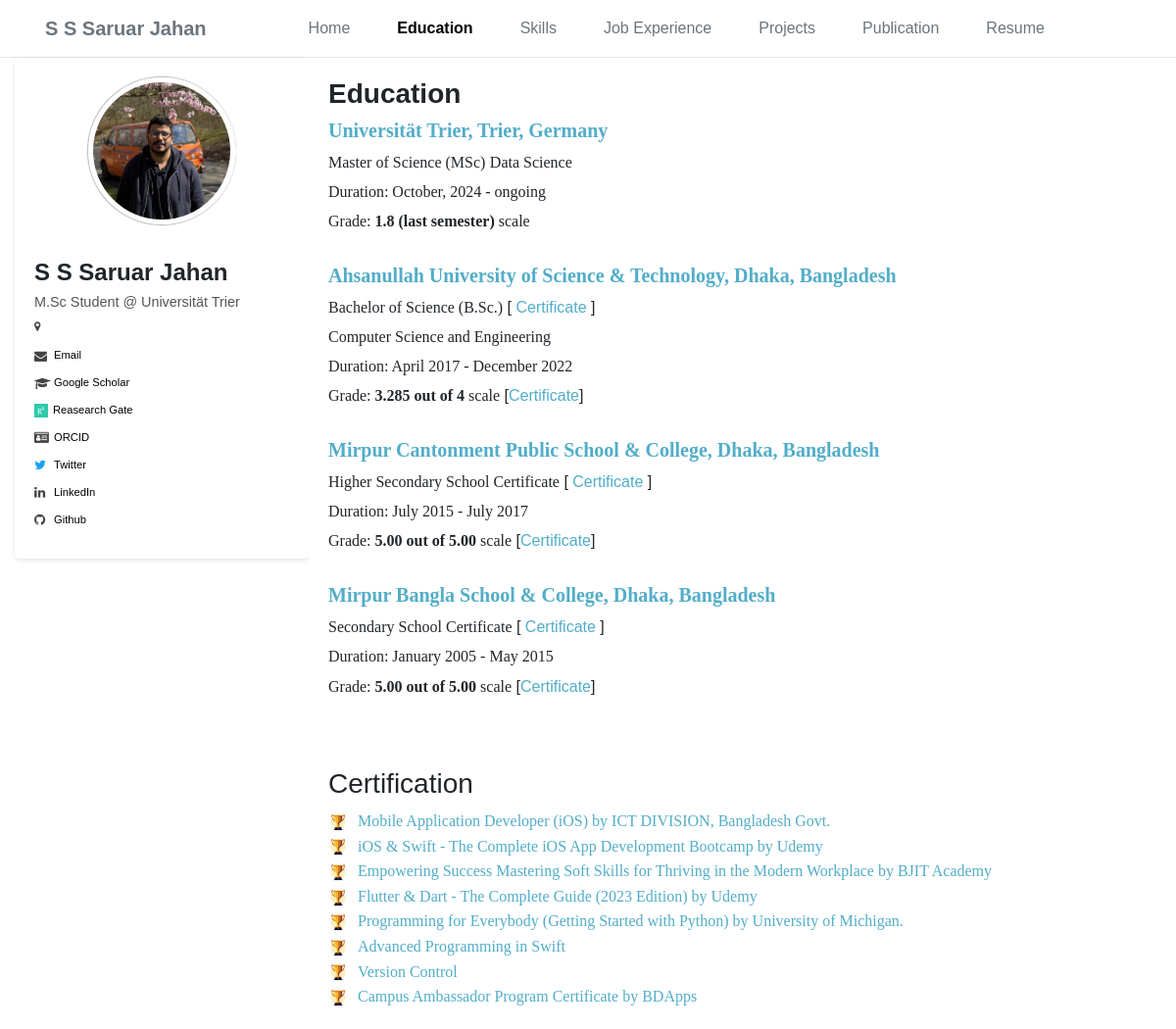
The app's page /education/ with its own data.
### portfolio/models.py (models this page shows)
class EducationItem(models.Model):
    schoolNameText = models.CharField(max_length=300)
    schoolWebsiteLink = models.CharField(max_length=300, blank = True, null=True)
    degreeNameText = models.CharField(max_length=300)
    departmentNameText = models.CharField(max_length=300, blank = True, null=True)
    certificateLink = models.CharField(max_length=300, blank = True, null=True)
    durationText = models.CharField(max_length=300)
    gradeText = models.CharField(max_length=300, blank = True, null=True)
    transcriptLink = models.CharField(max_length=300, blank = True, null=True)

class AchievementItem(models.Model):
    title = models.CharField(max_length=100)
    acheivementLink = models.URLField(
        max_length=200,
        validators=[URLValidator()],
        blank=True,
        null=True
    )

### portfolio/views.py (the view)
# urls.py: path("education/", views.education, name="education"),
def education(request):
    educationItems = EducationItem.objects.all()
    achievementItems = AchievementItem.objects.all()
    return render(request, "education.html", {"educationItems": educationItems, "achievementItems": achievementItems})

### portfolio/context_processors.py (called while the page is built)
def global_settings(request):
    from .models import HomeSidebarInfo
    sideBarItem = HomeSidebarInfo.objects.first
    return {
        'sideBarItem': sideBarItem
    }

### portfolio/templates/education.html
{% extends "base.html" %} {% block title %} Education{% endblock  %}
{% load static %}
{% block extra_css %}
<link rel="stylesheet" href="{% static 'css/education.css' %}">
{% endblock %}
{% block content %}
    <div class="main-content">
        <h3><b>Education</b></h3>
        {% for item in educationItems %}
        <div>
            {%if item.schoolWebsiteLink == ""%}
            <h5><b class="styled-link">{{item.schoolNameText}}</b></h5><br>
            {%else%}
            <h5><a class="styled-link" href="{{item.schoolWebsiteLink}}"><b>{{item.schoolNameText}}</b> </a></h5><br>
            {%endif%}
                <h6> {{item.degreeNameText}} </h6>
            {%if item.certificateLink != null%}
            <span>
                [ <a class="styled-link" href="{{item.certificateLink}}">Certificate</a> ]
            </span>
            <br>
            {%endif%}
            {% if item.departmentNameText != null%}
            <h6>{{item.departmentNameText}}</h6><br>
            {%endif%}
            <h6>Duration: {{item.durationText}}</h6><br>
            <h6>Grade: <b>{{item.gradeText}}</b> scale </h6>
            {%if item.transcriptLink != null%}
                <span>[<a class="styled-link" href="{{item.transcriptLink}}">Certificate</a>]</span><br>
            {%endif%}
        </div>
        <br>
        {% endfor %}
    </div>
    <div class="main-content">
        <h3>Certification</h3>
        {%for item in achievementItems%}
           <div class="achievement-row">
                   <i><img class="achievement-icon" src="{% static 'Assests/achievement_icon.jpg' %}" alt="icon"></i>
                <p class="achievement-title"> <a class="styled-link"  href="{{item.acheivementLink}}">
              {{item.title}}  </a> </p>
          </div>
        {%endfor%}
    </div>
{% endblock content %}

### static/css/education.css (style rules this page uses)
.main-content > div > h5, h6 { font-family: 'Times New Roman', Times, serif; display: inline-block; }
.achievement-icon { height: 20px; width: 20px; flex-shrink: 0; }
.achievement-title { display: inline-block; font-family: 'Times New Roman', Times, serif; margin: 0; padding: 0; word-break: break-word; }
.achievement-row { display: flex; align-items: center; gap: 10px; flex-wrap: wrap; }

### static/css/base.css (style rules this page uses)
* { margin: 0; padding: 0; box-sizing: border-box; }
body { font-family: Arial, sans-serif; line-height: 1.6; }
.main-content { flex: 1; padding: 20px; display: block; }
.main-content { flex: 1; padding: 20px; background-color: #fff; border-radius: 5px; height: auto; overflow-y: auto; }
.styled-link { color: #52adc8; text-decoration: none; }

### records on screen
EducationItem: schoolNameText "Universität Trier, Trier, Germany", degreeNameText "Master of Science (MSc)", departmentNameText "Data Science", durationText "October, 2024 - ongoing", gradeText "1.8 (last semester)"
EducationItem: schoolNameText "Ahsanullah University of Science & Technology, Dhaka, Bangladesh", degreeNameText "Bachelor of Science (B.Sc.)", departmentNameText "Computer Science and Engineering", durationText "April 2017 - December 2022", gradeText "3.285 out of 4"
EducationItem: schoolNameText "Mirpur Cantonment Public School & College, Dhaka, Bangladesh", degreeNameText "Higher Secondary School Certificate", durationText "July 2015 - July 2017", gradeText "5.00 out of 5.00"
EducationItem: schoolNameText "Mirpur Bangla School & College, Dhaka, Bangladesh", degreeNameText "Secondary School Certificate", durationText "January 2005 - May 2015", gradeText "5.00 out of 5.00"
AchievementItem: title "Mobile Application Developer (iOS) by ICT DIVISION, Bangladesh Govt."
AchievementItem: title "iOS & Swift - The Complete iOS App Development Bootcamp by Udemy"
AchievementItem: title "Empowering Success Mastering Soft Skills for Thriving in the Modern Workplace by BJIT Academy"
AchievementItem: title "Flutter & Dart - The Complete Guide (2023 Edition) by Udemy"
AchievementItem: title "Programming for Everybody (Getting Started with Python) by University of Michigan."
AchievementItem: title "Advanced Programming in Swift"
AchievementItem: title "Version Control"
AchievementItem: title "Campus Ambassador Program Certificate by BDApps"
